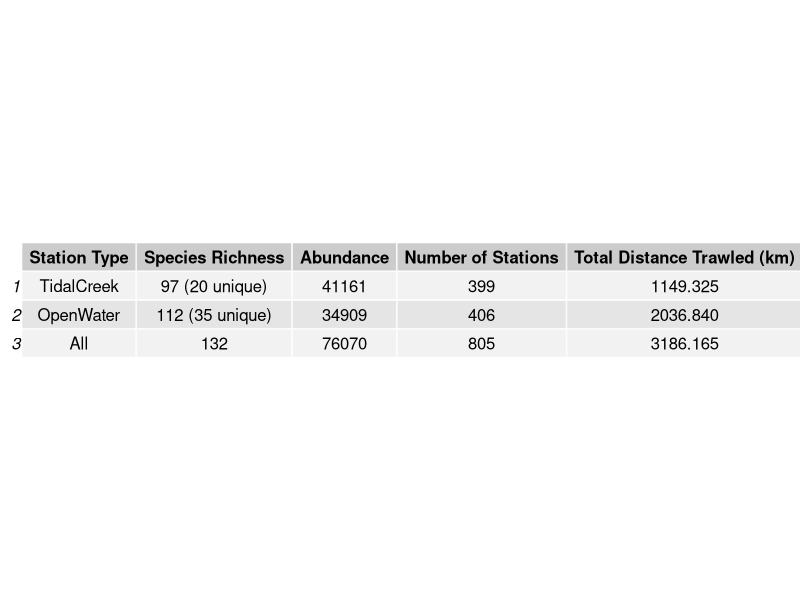

Recreate this plot in R. (Note: this script raises an error after producing the figure.)
#SUMMARIZE SPECIES RICHNESS AND ABUNDANCES
#Summarize trawl data with total abundances, richness, trawl distances, and sites visited

#load required packages
library(tidyverse)
library(gridExtra)
library(ggplot2)

#import datasets
trawldata <- read.csv("./data/trawl_species_data_raw.csv")


#SITE SUMMARIES

##group data by station type and summarize number of stations and total distance towed
trawl_sites <- trawldata %>% group_by(STATION_TYPE) %>% summarize(n_distinct(STATION_ID), sum(TOW_DIST_m))

##number of stations visited
no_stations_open  <- as.integer(trawl_sites[1,2])
no_stations_tidal <- as.integer(trawl_sites[2,2])
no_stations_all   <- no_stations_open + no_stations_tidal

##total distance sampled (converted from m to km)
open_dist_km  <- (as.numeric(trawl_sites[1,3]))/1000
tidal_dist_km <- (as.numeric(trawl_sites[2,3]))/1000
all_dist_km   <- open_dist_km + tidal_dist_km


#ABUNDANCE SUMMARIES

##sum total abundance from all sites
total_abundance <- sum(trawldata$ABUNDANCE)

##sum total abundance by station type
abundance_by_type    <- trawldata %>% group_by(STATION_TYPE) %>% summarize(sum(ABUNDANCE))
tidalcreek_abundance <- as.integer(abundance_by_type[2,2])
openwater_abundance  <- as.integer(abundance_by_type[1,2])


#RICHNESS SUMMARIES

##first remove trawls with 'NA' or no catch
trawldata <- filter(trawldata, SP_CODE != 'NA')

##count overall species richness between all sites
total_richness <- length(unique(trawldata$SP_CODE))

##calculate total richness for each site type
trawl_spcount         <- trawldata %>% group_by(STATION_TYPE) %>% summarize(n_distinct(SP_CODE))
trawl_rich_opentotal  <- as.integer(trawl_spcount[1,2]) 
trawl_rich_tidaltotal <- as.integer(trawl_spcount[2,2])

##count number of species unique to each site type (ie, species found in one but not the other)

###separate data by station type
trawldata_open  <- subset(trawldata, STATION_TYPE == "OpenWater")
trawldata_tidal <- subset(trawldata, STATION_TYPE == "TidalCreek")

###use anti join to recombine datasets based on species code NOT shared between the two

####species found in open water sites only
trawl_anti_open  <- anti_join(trawldata_open, trawldata_tidal, by = "SP_CODE")
####species found in tidal creek sites only
trawl_anti_tidal <- anti_join(trawldata_tidal, trawldata_open, by = "SP_CODE")

###count the number of unique species remaining in each station category
trawl_open_spcount  <- trawl_anti_open %>% group_by(STATION_TYPE) %>% summarize(n_distinct(SP_CODE))
trawl_tidal_spcount <- trawl_anti_tidal %>% group_by(STATION_TYPE) %>% summarize(n_distinct(SP_CODE))
unique_open_spp     <- as.integer(trawl_open_spcount[1,2])
unique_tidal_spp    <- as.integer(trawl_tidal_spcount[1,2])


#ORGANIZE INFORMATION INTO TABLE

##create blank dataframe with column labels
trawl_summary_table <- as.data.frame(matrix(nrow = 3, ncol = 5))
names(trawl_summary_table) <- c("Station Type", "Species Richness", "Abundance", "Number of Stations", "Total Distance Trawled (km)")

##populate table with values from above
trawl_summary_table[,1] <- c("TidalCreek", "OpenWater", "All") 
trawl_summary_table[,2] <- c(paste(trawl_rich_tidaltotal, " ", "(",unique_tidal_spp," unique)", sep = ''), 
                             paste(trawl_rich_opentotal, " ", "(",unique_open_spp," unique)", sep = ''),
                             total_richness)
trawl_summary_table[,3] <- c(tidalcreek_abundance, openwater_abundance, total_abundance)
trawl_summary_table[,4] <- c(no_stations_tidal, no_stations_open, no_stations_all)
trawl_summary_table[,5] <- c(tidal_dist_km, open_dist_km, all_dist_km)

##export table as image
png("./output/summary_table.png", height = 50*nrow(trawl_summary_table), width = 200*ncol(trawl_summary_table))
grid.table(trawl_summary_table)
dev.off()


#CREATE BOXPLOTS TO SHOW DIFFERENCES IN STATION TYPE

##species richness

sp_rich_box <- 
  ggplot(data = trawl_sp, aes(x=STATION_TYPE, y=SP_RICH)) + 
  geom_boxplot() + 
  theme_minimal() + 
  labs(y="Species Richness", x="SCECAP Station Type")

##total abundance

abund_box <- 
  ggplot(data = trawl_sp, aes(x=STATION_TYPE, y=log(ABUNDANCE))) + 
  geom_boxplot() + 
  theme_minimal() + 
  labs(y="Total Abundance (log transformed)", x="SCECAP Station Type")


##export as PDFs

ggsave("./output/boxplot_richness.pdf", sp_rich_box)
ggsave("./output/boxplot_abundance.pdf", abund_box)
